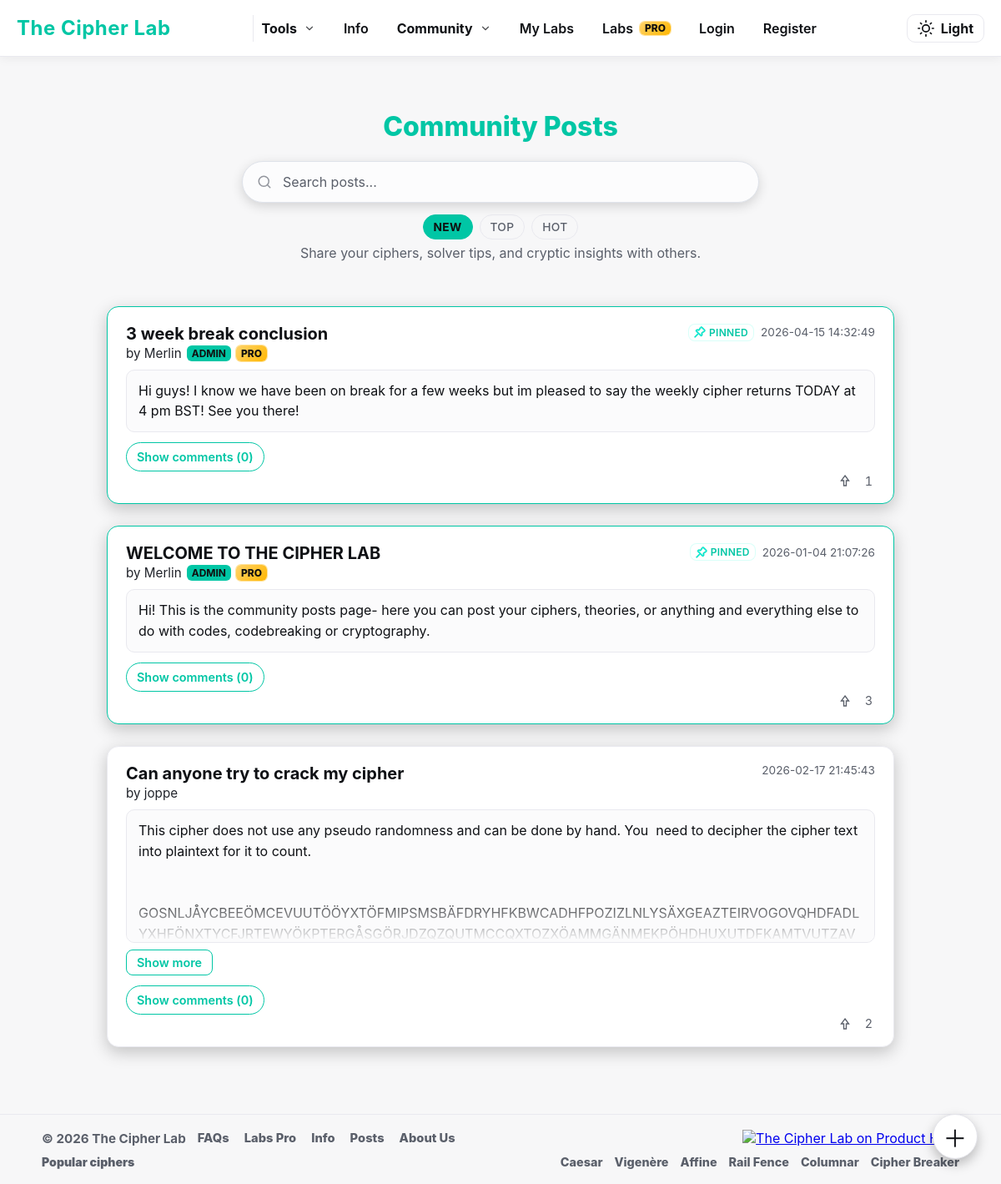
Page /posts on the earlier database version.
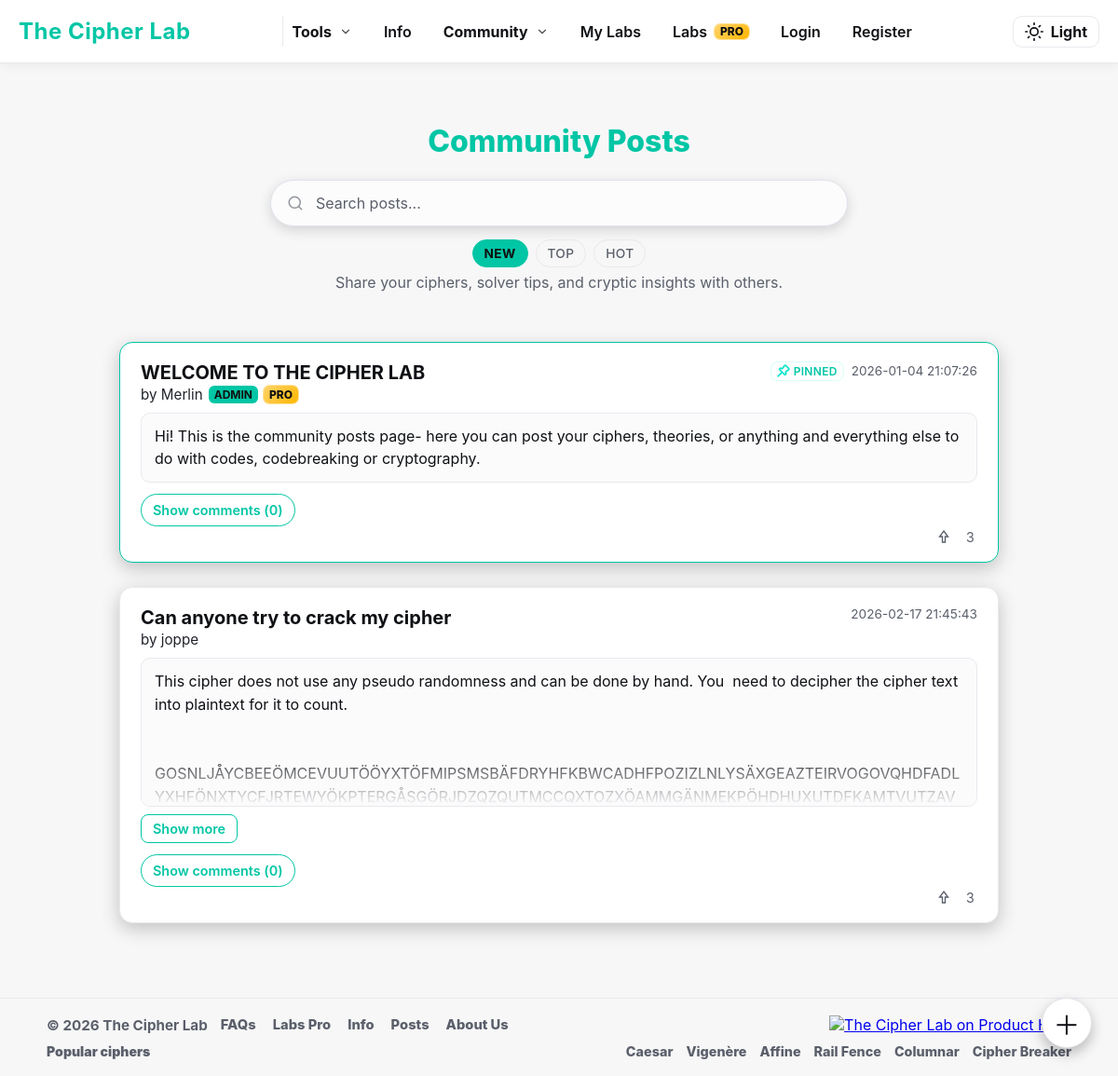
Same page on the later database version.
### tables this page shows
CREATE TABLE posts (
    id INTEGER PRIMARY KEY AUTOINCREMENT,
    user_id INTEGER,  -- ✅ allow NULL for deleted users
    title TEXT NOT NULL,
    body TEXT NOT NULL,
    image_filename TEXT,
    created_at TEXT NOT NULL,
    pinned INTEGER DEFAULT 0, upvotes INTEGER DEFAULT 0, downvotes INTEGER DEFAULT 0,
    FOREIGN KEY(user_id) REFERENCES users(id)
        ON DELETE SET NULL
);

CREATE TABLE users (
    id INTEGER PRIMARY KEY AUTOINCREMENT,
    username TEXT UNIQUE NOT NULL,
    email TEXT UNIQUE NOT NULL,
    password_hash TEXT NOT NULL,
    is_admin INTEGER NOT NULL DEFAULT 0,
    created_at TEXT NOT NULL,
    banned INTEGER DEFAULT 0
, has_posted INTEGER NOT NULL DEFAULT 0, labs_info_seen INTEGER NOT NULL DEFAULT 0, is_pro INTEGER DEFAULT 0, stripe_customer_id TEXT, pro_since TEXT, stripe_subscription_id TEXT, pro_until TEXT, pro_current_period_end TEXT, pro_cancel_at_period_end INTEGER NOT NULL DEFAULT 0, labs_tour_seen INTEGER NOT NULL DEFAULT 0, google_sub TEXT, avatar_url TEXT, auth_provider TEXT NOT NULL DEFAULT 'local', needs_password INTEGER NOT NULL DEFAULT 0, needs_username INTEGER NOT NULL DEFAULT 0);

### app.py (the view, shortened to what this page needs)
@app.route("/posts", methods=["GET"])
def posts_list():
    user = current_user()
    page = max(int(request.args.get("page", 1)), 1)
    per_page = 10
    offset = (page - 1) * per_page
    sort = (request.args.get("sort") or "new").lower()
    if sort not in ("new", "top", "hot"):
        sort = "new"
    search = (request.args.get("search") or "").strip()
    conn = get_db()
    params = []
    base_condition = "(users.banned IS NULL OR users.banned = 0)"
    if search:
        like = f"%{search}%"
        where_clause = f"""
            WHERE {base_condition}
              AND (
                    posts.title LIKE ?
                 OR posts.body LIKE ?
                 OR users.username LIKE ?
              )
        """
        params.extend([like, like, like])
    else:
        where_clause = f"WHERE {base_condition}"
    if sort == "new":
        order_clause = """
            ORDER BY posts.pinned DESC,
                     datetime(posts.created_at) DESC
        """
    elif sort == "top":
        order_clause = """
            ORDER BY posts.pinned DESC,
                     posts.upvotes DESC,
                     datetime(posts.created_at) DESC
        """
    cur = conn.execute(f"""
        SELECT
            posts.id,
            posts.user_id AS owner_id,
            posts.title,
            posts.body,
            posts.image_filename,
            posts.created_at,
            posts.pinned,
            posts.upvotes,
            users.username,
            users.email,
            users.is_admin,
            users.is_pro,
            users.banned
        FROM posts
        LEFT JOIN users ON posts.user_id = users.id
        {where_clause}
        {order_clause}
        LIMIT ? OFFSET ?
    """, (*params, per_page, offset))
    posts = [dict(r) for r in cur.fetchall()]
    cur = conn.execute(f"""
        SELECT COUNT(*) AS total
        FROM posts
        LEFT JOIN users ON posts.user_id = users.id
        {where_clause}
    """, params)
    total_posts = cur.fetchone()["total"]
    uid = user["id"] if user else None
    for p in posts:
        if not p.get("username"):
            p["username"] = "[Deleted User]"
            p["is_admin"] = 0
            p["is_pro"] = 0
            p["banned"] = 0
        if uid:
            row = conn.execute("""
                SELECT vote FROM post_votes
                WHERE user_id=? AND post_id=?
            """, (uid, p["id"])).fetchone()
            p["viewer_hearted"] = (row and row["vote"] == 1)
        else:
            p["viewer_hearted"] = False
    conn.close()
    total_pages = max((total_posts + per_page - 1) // per_page, 1)
    return render_template(
        "posts.html",
        posts=posts,
        user=user,
        user_is_admin=is_admin(user),
        page=page,
        total_pages=total_pages,
        user_is_pro=is_pro(user),
        sort=sort,
        search=search,
    )

### app.py (called while the page is built)
@app.after_request
def add_security_headers(resp):
    resp.headers["X-Content-Type-Options"] = "nosniff"
    resp.headers["X-Frame-Options"] = "DENY"
    resp.headers["Referrer-Policy"] = "strict-origin-when-cross-origin"
    resp.headers["Content-Security-Policy"] = (
        "default-src 'self'; "
        "img-src 'self' data: https://api.producthunt.com https://ph-files.imgix.net https://www.producthunt.com; "
        "script-src 'self' 'unsafe-inline' https://www.producthunt.com; "
        "style-src 'self' 'unsafe-inline'; "
        "frame-src https://www.producthunt.com;"
    )
    return resp

def is_admin(user):
    if not user:
        return False
    return (user.get("is_admin") == 1) or (user.get("email", "").lower() == ADMIN_EMAIL.lower())

def is_pro(user):
    if not user:
        return False
    try:
        return bool(user["is_pro"])
    except Exception:
        return False

@app.before_request
def clear_flash_on_login():
    if request.endpoint == "login" and request.method == "GET":
        if "_flashes" not in session:
            session.pop("_flashes", None)

@app.context_processor
def inject_now_year():
    return {"now_year": datetime.utcnow().year}

### templates/posts.html (shortened to what this page needs)
<!DOCTYPE html>
<html lang="en">
<head>
  <link rel="stylesheet" href="{{ url_for('static', filename='style.css') }}">
</head>
<body>
  {% include 'base_nav.html' %}
  <main class="posts-container">
    <div class="posts-header">
      <h2 class="post-titles">Community Posts</h2>
      <div class="posts-search">
        <input type="text" id="post-search-input" placeholder="Search posts..." autocomplete="off">
      </div>
      <div class="posts-sort">
        <a href="{{ url_for('posts_list', sort='new') }}" class="sort-pill {% if sort == 'new' %}active{% endif %}">New</a>
        <a href="{{ url_for('posts_list', sort='top') }}" class="sort-pill {% if sort == 'top' %}active{% endif %}">Top</a>
        <a href="{{ url_for('posts_list', sort='hot') }}" class="sort-pill {% if sort == 'hot' %}active{% endif %}">Hot</a>
      </div>
      <p>Share your ciphers, solver tips, and cryptic insights with others.</p>
    </div>
    {% for p in posts %}
    <article id="post-{{ p.id }}" class="post-card {% if p.pinned %}pinned{% endif %}" data-post-id="{{ p.id }}">
      <div class="post-top">
        <div>
          <div class="post-title">{{ p.title }}</div>
          <div class="post-author">
            by {{ p.username or '[Deleted User]' }}
            {% if p.is_admin %}<span class="admin-badge">Admin</span>{% endif %}
            {% if p.is_pro %}<span class="pro-badge">PRO</span>{% endif %}
          </div>
        </div>
        <div class="post-right">
          <div class="post-meta">
            {% if p.pinned %}
              <span class="pinned-badge" title="Pinned post">
                <img src="{{ url_for('static', filename='assets/pin.svg') }}" alt="Pinned"
                  style="width:14px;height:14px;vertical-align:-2px;filter:invert(63%) sepia(95%) saturate(500%) hue-rotate(125deg) brightness(102%) contrast(101%);">
                Pinned
              </span>
            {% endif %}
            <span>{{ p.created_at[:19].replace('T',' ') }}</span>
          </div>
        </div>
      </div>
      <div class="post-body">{{ p.body }}</div>
      <div class="heart-row">
        <div class="heart-box" data-post-id="{{ p.id }}">
          <span class="heart-pulse-ring"></span>
          <button class="heart-btn {% if p.viewer_hearted %}active-heart{% endif %}"
                  type="button"
                  aria-label="Heart this post"
                  aria-pressed="{% if p.viewer_hearted %}true{% else %}false{% endif %}">
            <svg class="heart-icon" viewBox="0 0 24 24">
              <path d="M12 4 L18 12 H14 V20 H10 V12 H6 Z"/>
            </svg>
          </button>
          <span class="heart-count" id="heart-count-{{ p.id }}">{{ p.upvotes or 0 }}</span>
        </div>
      </div>
      <button class="comments-toggle" data-state="closed" id="comments-toggle-{{ p.id }}">
        Show comments (<span id="comments-num-{{ p.id }}">0</span>)
      </button>
    </article>
    {% endfor %}
    <a href="{% if user %}{{ url_for('posts_new') }}{% else %}{{ url_for('login') }}{% endif %}"
      class="fab" title="{% if user %}Create a new post{% else %}Log in to post{% endif %}">
      <span>＋</span>
    </a>
  </main>
              {% include "base_footer.html" %}
</body>
</html>

Differences in the rows shown:
removed posts: title "3 week break conclusion", username "Merlin", shows "ADMIN", shows "PRO", pinned 1 (drawn), created_at "2026-04-15 14:32:49", body "Hi guys! I know we have been on break for a few weeks but im pleased to say the weekly cipher returns TODAY at 4 pm BST! See you there!", upvotes "1"
changed posts "Can anyone try to crack my cipher": upvotes "2" → "3"
